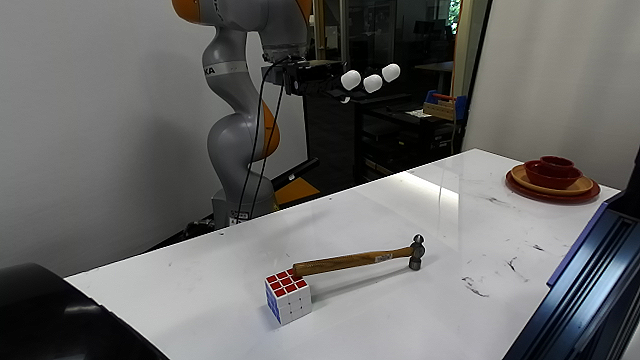
#> input picture tyler_scratch/hammer.png, 640 x 360 px
$ python DEBUG_gemini_er_v3.py
#> lines starting #> are read from the running program, lines starting #| are printed output that depends on the picture
import matplotlib.pyplot as plt
import matplotlib.patches as patches
from PIL import Image

# --- Corrected Data Definition (scaled to 640x360 image) ---

# 1. Bounding Box Data: [ymin, xmin, ymax, xmax] format
bounding_boxes = [
    {"box": [290, 110, 330, 190], "label": "Rubik's Cube"},
    {"box": [280, 170, 330, 480], "label": "Hammer"},
    {"box": [80, 520, 140, 590], "label": "Plates/Bowls"},
    {"box": [0, 0, 360, 400], "label": "Robotic arm"},
    {"box": [180, 430, 250, 510], "label": "Gripper/End effector"}
]

# 2. Sparse Keypoints Trajectory Data: [y, x] format
# Hammer Head Trajectory (Sparse)
head_trajectory_sparse = [
    [290, 470],  # P1: Start Position (Resting near target)
    [100, 300],  # P2: Pre-strike Position (Apex of swing)
    [290, 150],  # P3: Impact Position (Striking Rubik's Cube)
    [310, 100]   # P4: Follow-through Position (Post-impact)
]

# Hammer Handle Trajectory (Sparse)
handle_trajectory_sparse = [
    [310, 250],  # P1: Start Position (Grasp point)
    [120, 80],   # P2: Pre-strike Position (Grasp point)
    [310, -70],  # P3: Impact Position (Grasp point, off-screen)
    [330, -120]  # P4: Follow-through Position (Grasp point, off-screen)
]

# 3. Dense Keypoints Trajectory Data: [y, x] format, interpolated between sparse points
head_trajectory_dense = [
    # Interpolation P1 -> P2 (Lifting and pulling back)
    [290, 470], [245, 420], [200, 370], [150, 335], [100, 300],
    # Interpolation P2 -> P3 (Swing to impact)
    [140, 260], [180, 220], [230, 185], [290, 150],
    # Interpolation P3 -> P4 (Follow-through)
    [300, 125], [310, 100]
]

handle_trajectory_dense = [
    # Interpolation P1 -> P2 (Lifting and pulling back)
    [310, 250], [285, 200], [250, 150], [190, 115], [120, 80],
    # Interpolation P2 -> P3 (Swing to impact)
    [160, 40], [200, 0], [250, -35], [310, -70],
    # Interpolation P3 -> P4 (Follow-through)
    [320, -95], [330, -120]
]

# --- Visualization Functions ---

def load_image(image_path="hammer.png"):
    """Loads the original image."""
#> called with image_path = 'hammer.png'
    try:
        img = Image.open(image_path)
#> img is the input picture: PIL image 640x360 RGB; mean R, G, B 103.7, 103.3, 102.2
    except FileNotFoundError:
        print(f"Error: Image file not found at '{image_path}'. Please replace '{image_path}' with the correct path to your image.")
        return None
    return img

def visualize_bounding_boxes(img, boxes):
    """Draws bounding boxes on the image."""
    fig, ax = plt.subplots(1, figsize=(10, 8))
    ax.imshow(img)

    for box_data in boxes:
        ymin, xmin, ymax, xmax = box_data['box']
        label = box_data['label']

        width = xmax - xmin
        height = ymax - ymin
        rect = patches.Rectangle((xmin, ymin), width, height, linewidth=2, edgecolor='g', facecolor='none')

        ax.add_patch(rect)
        ax.text(xmin, ymin - 10, label, color='g', fontsize=12, backgroundcolor='k')

    ax.set_title("1. Bounding Boxes on Objects (Corrected)")
    ax.axis('off')
    plt.show()
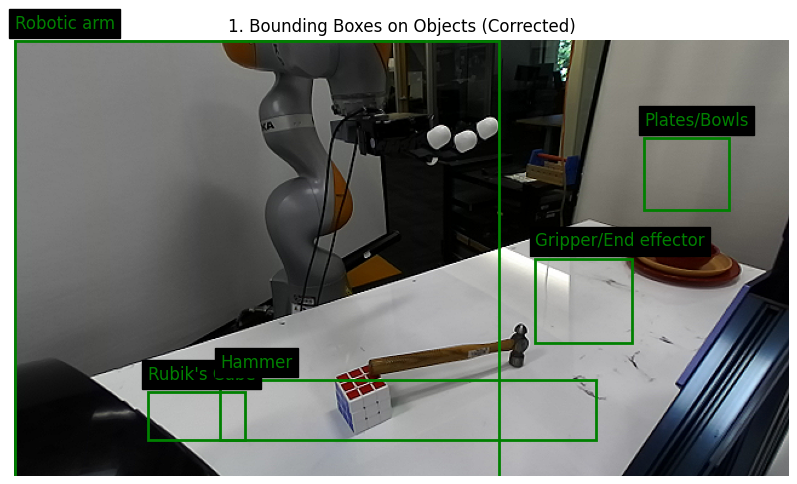
#> figure drawn by matplotlib, 1 panel

def visualize_sparse_trajectory(img, head_traj, handle_traj):
    """Draws sparse keypoints and connections on the image."""
    fig, ax = plt.subplots(1, figsize=(10, 8))
    ax.imshow(img)

    head_x = [p[1] for p in head_traj]
    head_y = [p[0] for p in head_traj]
    handle_x = [p[1] for p in handle_traj]
    handle_y = [p[0] for p in handle_traj]

    # Plot hammer head path (blue line, blue dots)
    ax.plot(head_x, head_y, color='blue', linestyle='--', marker='o', markersize=8, label='Hammer Head Path')
    # Plot hammer handle path (red line, red dots)
    ax.plot(handle_x, handle_y, color='red', linestyle='--', marker='o', markersize=8, label='Hammer Handle Path')

    # Add labels for key points
    ax.text(head_x[0], head_y[0] + 10, "Start", color='blue', fontsize=12, backgroundcolor='w')
    ax.text(head_x[1], head_y[1] - 10, "Apex", color='blue', fontsize=12, backgroundcolor='w')
    ax.text(head_x[2] + 10, head_y[2] + 10, "Impact", color='blue', fontsize=12, backgroundcolor='w')
    ax.text(head_x[3] + 10, head_y[3] + 10, "Follow-through", color='blue', fontsize=12, backgroundcolor='w')

    ax.set_title("2. Sparse Keypoints Trajectory (Corrected)")
    ax.axis('off')
    plt.show()
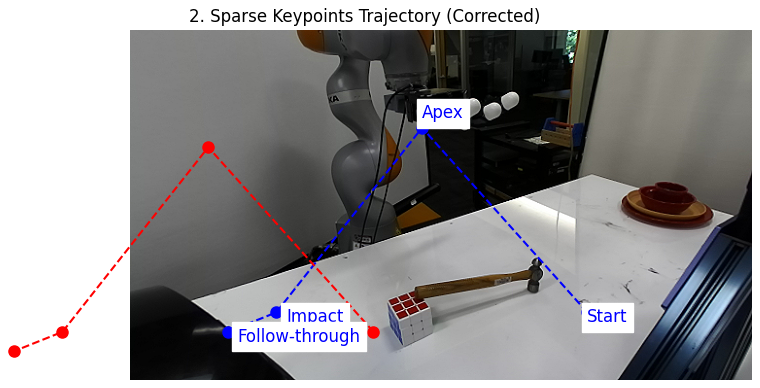
#> figure drawn by matplotlib, 1 panel

def visualize_dense_trajectory(img, head_traj, handle_traj):
    """Draws dense trajectory path on the image."""
    fig, ax = plt.subplots(1, figsize=(10, 8))
    ax.imshow(img)

    head_x = [p[1] for p in head_traj]
    head_y = [p[0] for p in head_traj]
    handle_x = [p[1] for p in handle_traj]
    handle_y = [p[0] for p in handle_traj]

    ax.plot(head_x, head_y, color='blue', linewidth=3, label='Hammer Head Path')
    ax.plot(handle_x, handle_y, color='red', linewidth=3, label='Hammer Handle Path')

    ax.set_title("3. Dense Trajectory Path (Corrected)")
    ax.axis('off')
    plt.show()
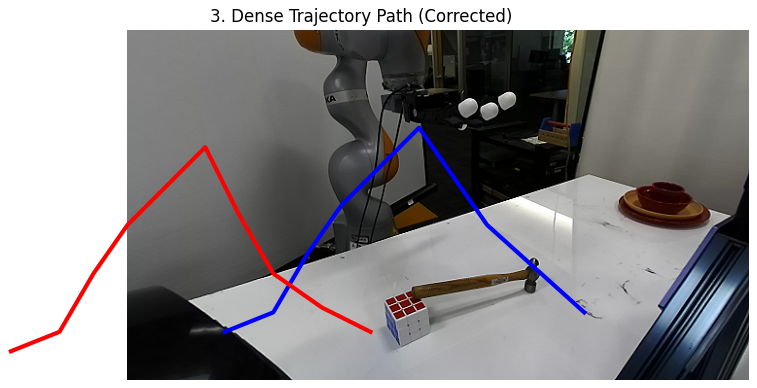
#> figure drawn by matplotlib, 1 panel

# --- Main Execution ---
if __name__ == "__main__":
    img = load_image()
    if img:
        visualize_bounding_boxes(img, bounding_boxes)
        visualize_sparse_trajectory(img, head_trajectory_sparse, handle_trajectory_sparse)
        visualize_dense_trajectory(img, head_trajectory_dense, handle_trajectory_dense)
